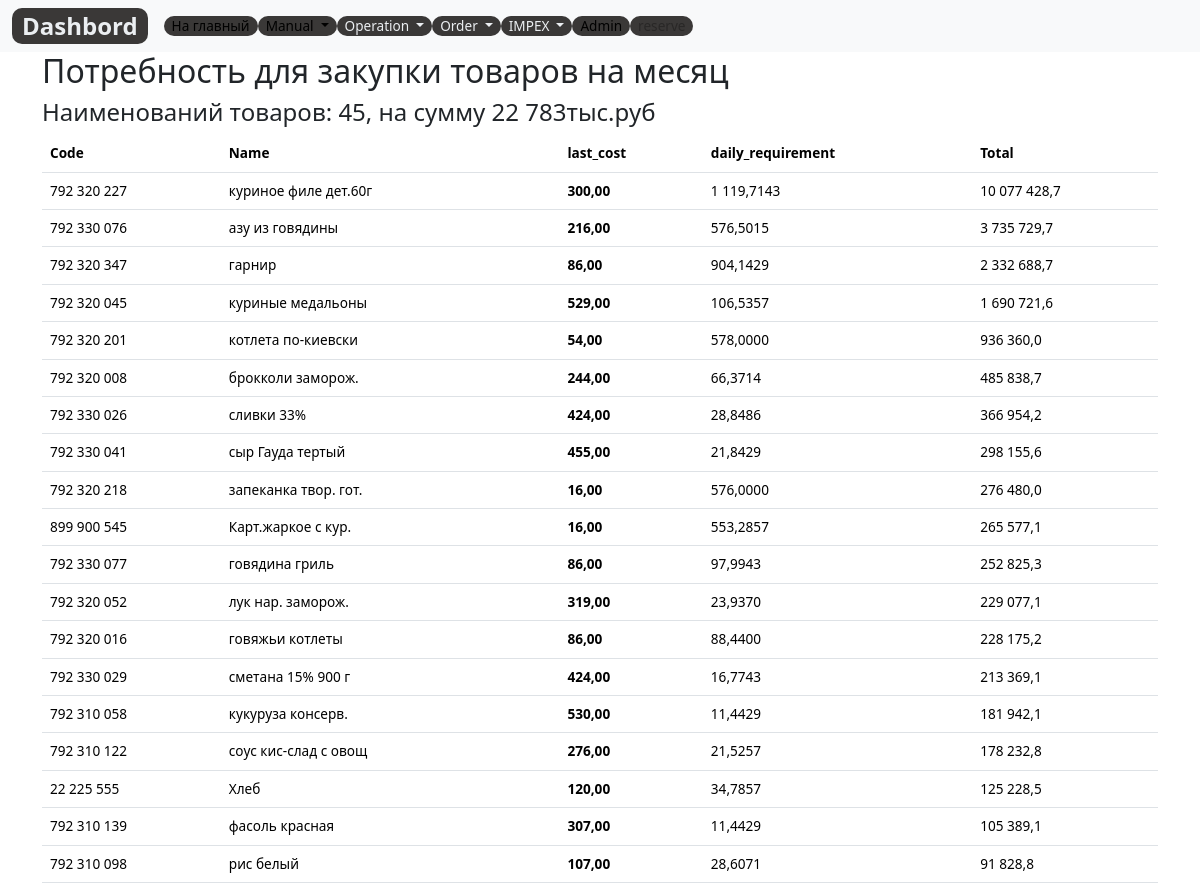
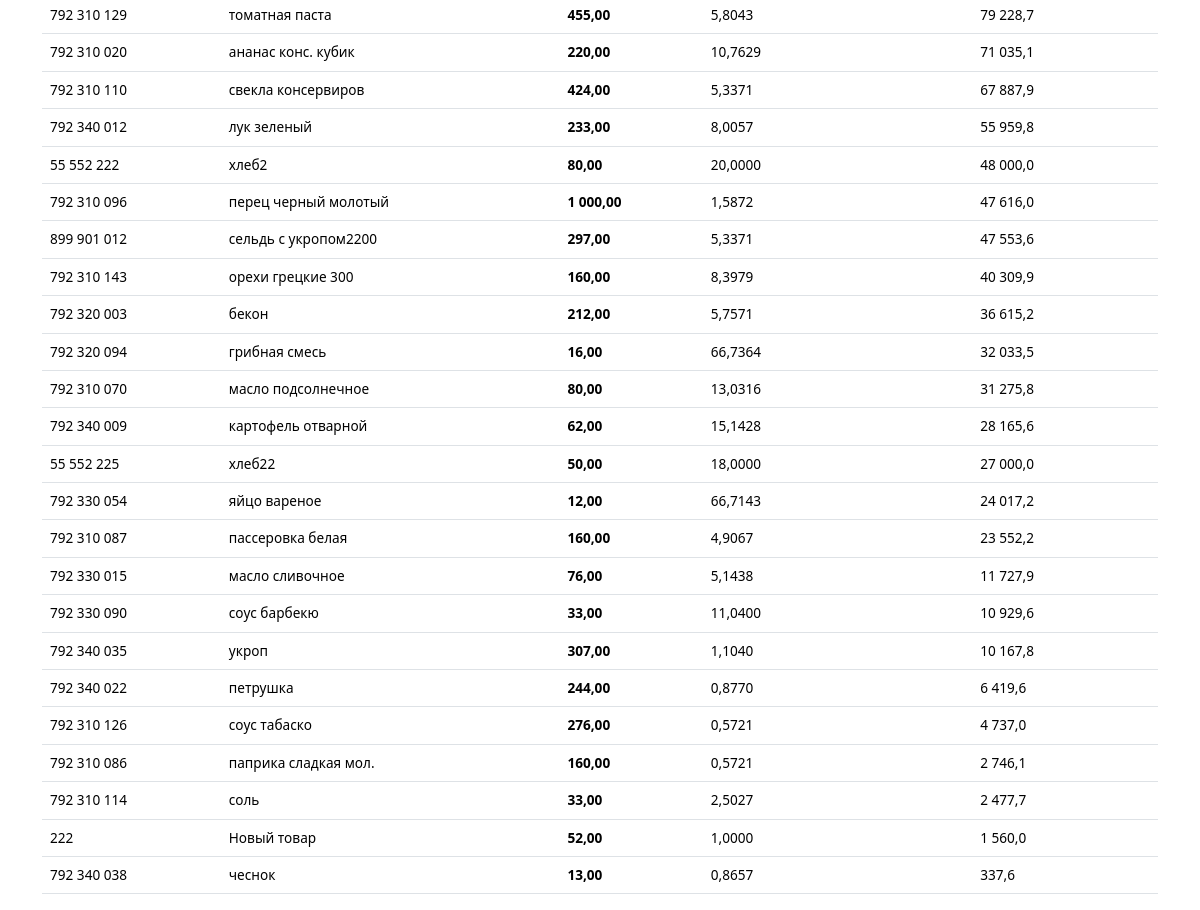
The page /materials on the database its author committed (2 pictures, top to bottom).
### control/models.py (models this page shows, shortened)
class StockItem(models.Model):
    code=models.DecimalField(max_digits=12, help_text="Не более 12 знаков",decimal_places=0,null=True,verbose_name='Код')
    name = models.CharField(max_length=200, help_text="Не более 200 знаков", db_index=True)
    slug= models.SlugField(max_length=255, verbose_name='Url')
    supplier=models.CharField(max_length=200, help_text="Не более 200 знаков",verbose_name='Поставщик',null=True)
    daily_requirement= models.DecimalField(verbose_name='Суточная потребность', null=True, max_digits=10, decimal_places=4, default=1)
    unit = models.CharField(max_length=10,verbose_name='Ед.изм.',  choices=UNITS, null=True ,default='kg')
    first_cost = models.DecimalField(max_digits=10, help_text="Не более 10 знаков",decimal_places=2, null=True)
    last_cost = models.DecimalField(max_digits=10, help_text="Не более 10 знаков",decimal_places=2, null=True)
    unit_cost = models.DecimalField(max_digits=10, help_text="Не более 10 знаков",decimal_places=2, null=True)
    place = models.CharField(max_length=100,verbose_name='Место', null=True ,default='store')
    open=models.DecimalField(max_digits=10, help_text="Не более 10 знаков", decimal_places=0, null=True, default=0)
    sales =	models.DecimalField(max_digits=10, help_text="Не более 10 знаков", decimal_places=3, default=0)
    received = models.DecimalField(max_digits=10, help_text="Не более 10 знаков", null=True, decimal_places=0, default=0)
    transfer =models.DecimalField(max_digits=10, help_text="Не более 10 знаков",null=True, decimal_places=0, default=0)
    waste=models.DecimalField(max_digits=10, help_text="Не более 10 знаков",null=True, decimal_places=0, default=0)
    actual=models.DecimalField(max_digits=10, help_text="Не более 10 знаков",decimal_places=2, default=0)
    actual_cost=models.DecimalField(max_digits=12, help_text="Не более 12 знаков", decimal_places=2, default=0)
    stock_days=models.DecimalField(max_digits=4, help_text="Не более 4 знаков", decimal_places=0,null=True, default=3000,  verbose_name='Остаток в днях')
    delivery=models.DecimalField(max_digits=10, help_text="Не более 10 знаков", decimal_places=0, default=0,null=True,verbose_name='Пути') # from DeliverItem (сделать через aggregate)
    delivery_cost=models.DecimalField(max_digits=12, help_text="Не более 12 знаков", decimal_places=2, default=0,null=True,verbose_name='Пути, руб')
    fullstock=models.DecimalField(max_digits=10, help_text="Не более 10 знаков", decimal_places=0, default=0,null=True,verbose_name='Запас, ед.')
    fullstock_days=models.IntegerField( null=True,verbose_name='Запас, дней', default=3000)
    delivery_time = models.IntegerField(verbose_name='Буфер, дней', null=True, default=5) #from Item -- Это буфер для товарной позиции
    daily_cost=models.DecimalField(max_digits=12, help_text="Не более 12 знаков", decimal_places=2, default=0,null=True,verbose_name='Суточная, руб')
    class Meta:
        ordering = ['name']
        verbose_name = 'Остаток'
        verbose_name_plural = 'Остатки'
    objects = DataFrameManager()

### register/views.py (the view)
# urls.py: path('materials', materials, name='materials'),
def materials(request):
    daily_s=StockItem.objects.aggregate(s=Sum(F('last_cost')*F('daily_requirement') ) )['s']
    daily_sum=daily_s*30/1000
    items = StockItem.objects.all()
    for i in items:
        i.daily_cost=i.last_cost*i.daily_requirement*30
        i.save()
    context = {
        'items': items,
        'daily_sum':daily_sum,
    }
    return render(request, template_name='register/materials.html', context=context)

### register/templates/register/materials.html (shortened to what this page needs)
{% extends 'base_simple.html' %}
{% load static %}
{% block content %}
<div class="container">
  <h2>Потребность для закупки товаров на месяц</h2>
  <h4>Наименований товаров: {{items.count}}, на сумму {{daily_sum|floatformat:0}}тыс.руб</h4>
  <table class="table">
    <thead>
      <tr>
        <th scope="col">Code</th>
        <th scope="col">Name</th>
        <th scope="col">last_cost</th>
        <th scope="col">daily_requirement</th>
        <th scope="col">Total</th>
      </tr>
    </thead>
    <tbody>
      {% for item in items.all|dictsortreversed:'daily_cost' %}
      <tr>
        {% if item.daily_cost != 0 %}
        <td>{{item.code}}</td>
        <td>{{item.name}}</td>
        <th scope="row">{{item.last_cost}}</th>
        <td>{{item.daily_requirement}}</td>
        <td>{{item.daily_cost|floatformat:1}}</td>
        {% endif %}
      </tr>
      {% endfor %}
    </tbody>
  </table>
</div>
{% endblock %}

### mms22/static/css/style.css (style rules this page uses)
body { font-size: 0.85rem !important; }

### rows shown on the page
StockItem: code "792 320 227", name "куриное филе дет.60г", last_cost "300,00", daily_requirement "1 119,7143", daily_cost "10 077 428,7"
StockItem: code "792 330 076", name "азу из говядины", last_cost "216,00", daily_requirement "576,5015", daily_cost "3 735 729,7"
StockItem: code "792 320 347", name "гарнир", last_cost "86,00", daily_requirement "904,1429", daily_cost "2 332 688,7"
StockItem: code "792 320 045", name "куриные медальоны", last_cost "529,00", daily_requirement "106,5357", daily_cost "1 690 721,6"
StockItem: code "792 320 201", name "котлета по-киевски", last_cost "54,00", daily_requirement "578,0000", daily_cost "936 360,0"
StockItem: code "792 320 008", name "брокколи заморож.", last_cost "244,00", daily_requirement "66,3714", daily_cost "485 838,7"
StockItem: code "792 330 026", name "сливки 33%", last_cost "424,00", daily_requirement "28,8486", daily_cost "366 954,2"
StockItem: code "792 330 041", name "сыр Гауда тертый", last_cost "455,00", daily_requirement "21,8429", daily_cost "298 155,6"
StockItem: code "792 320 218", name "запеканка твор. гот.", last_cost "16,00", daily_requirement "576,0000", daily_cost "276 480,0"
StockItem: code "899 900 545", name "Карт.жаркое с кур.", last_cost "16,00", daily_requirement "553,2857", daily_cost "265 577,1"
StockItem: code "792 330 077", name "говядина гриль", last_cost "86,00", daily_requirement "97,9943", daily_cost "252 825,3"
StockItem: code "792 320 052", name "лук нар. заморож.", last_cost "319,00", daily_requirement "23,9370", daily_cost "229 077,1"
StockItem: code "792 320 016", name "говяжьи котлеты", last_cost "86,00", daily_requirement "88,4400", daily_cost "228 175,2"
StockItem: code "792 330 029", name "сметана 15% 900 г", last_cost "424,00", daily_requirement "16,7743", daily_cost "213 369,1"
StockItem: code "792 310 058", name "кукуруза консерв.", last_cost "530,00", daily_requirement "11,4429", daily_cost "181 942,1"
StockItem: code "792 310 122", name "соус кис-слад с овощ", last_cost "276,00", daily_requirement "21,5257", daily_cost "178 232,8"
StockItem: code "22 225 555", name "Хлеб", last_cost "120,00", daily_requirement "34,7857", daily_cost "125 228,5"
StockItem: code "792 310 139", name "фасоль красная", last_cost "307,00", daily_requirement "11,4429", daily_cost "105 389,1"
StockItem: code "792 310 098", name "рис белый", last_cost "107,00", daily_requirement "28,6071", daily_cost "91 828,8"
StockItem: code "792 310 129", name "томатная паста", last_cost "455,00", daily_requirement "5,8043", daily_cost "79 228,7"
StockItem: code "792 310 020", name "ананас конс. кубик", last_cost "220,00", daily_requirement "10,7629", daily_cost "71 035,1"
StockItem: code "792 310 110", name "свекла консервиров", last_cost "424,00", daily_requirement "5,3371", daily_cost "67 887,9"
StockItem: code "792 340 012", name "лук зеленый", last_cost "233,00", daily_requirement "8,0057", daily_cost "55 959,8"
StockItem: code "55 552 222", name "хлеб2", last_cost "80,00", daily_requirement "20,0000", daily_cost "48 000,0"
StockItem: code "792 310 096", name "перец черный молотый", last_cost "1 000,00", daily_requirement "1,5872", daily_cost "47 616,0"
StockItem: code "899 901 012", name "сельдь с укропом2200", last_cost "297,00", daily_requirement "5,3371", daily_cost "47 553,6"
StockItem: code "792 310 143", name "орехи грецкие 300", last_cost "160,00", daily_requirement "8,3979", daily_cost "40 309,9"
StockItem: code "792 320 003", name "бекон", last_cost "212,00", daily_requirement "5,7571", daily_cost "36 615,2"
StockItem: code "792 320 094", name "грибная смесь", last_cost "16,00", daily_requirement "66,7364", daily_cost "32 033,5"
StockItem: code "792 310 070", name "масло подсолнечное", last_cost "80,00", daily_requirement "13,0316", daily_cost "31 275,8"
StockItem: code "792 340 009", name "картофель отварной", last_cost "62,00", daily_requirement "15,1428", daily_cost "28 165,6"
StockItem: code "55 552 225", name "хлеб22", last_cost "50,00", daily_requirement "18,0000", daily_cost "27 000,0"
StockItem: code "792 330 054", name "яйцо вареное", last_cost "12,00", daily_requirement "66,7143", daily_cost "24 017,2"
StockItem: code "792 310 087", name "пассеровка белая", last_cost "160,00", daily_requirement "4,9067", daily_cost "23 552,2"
StockItem: code "792 330 015", name "масло сливочное", last_cost "76,00", daily_requirement "5,1438", daily_cost "11 727,9"
StockItem: code "792 330 090", name "соус барбекю", last_cost "33,00", daily_requirement "11,0400", daily_cost "10 929,6"
StockItem: code "792 340 035", name "укроп", last_cost "307,00", daily_requirement "1,1040", daily_cost "10 167,8"
StockItem: code "792 340 022", name "петрушка", last_cost "244,00", daily_requirement "0,8770", daily_cost "6 419,6"
StockItem: code "792 310 126", name "соус табаско", last_cost "276,00", daily_requirement "0,5721", daily_cost "4 737,0"
StockItem: code "792 310 086", name "паприка сладкая мол.", last_cost "160,00", daily_requirement "0,5721", daily_cost "2 746,1"
StockItem: code "792 310 114", name "соль", last_cost "33,00", daily_requirement "2,5027", daily_cost "2 477,7"
StockItem: code "222", name "Новый товар", last_cost "52,00", daily_requirement "1,0000", daily_cost "1 560,0"
StockItem: code "792 340 038", name "чеснок", last_cost "13,00", daily_requirement "0,8657", daily_cost "337,6"

### other values the page prints
{{ items.count }} "45"
{{ daily_sum|floatformat:0 }} "22 783"
